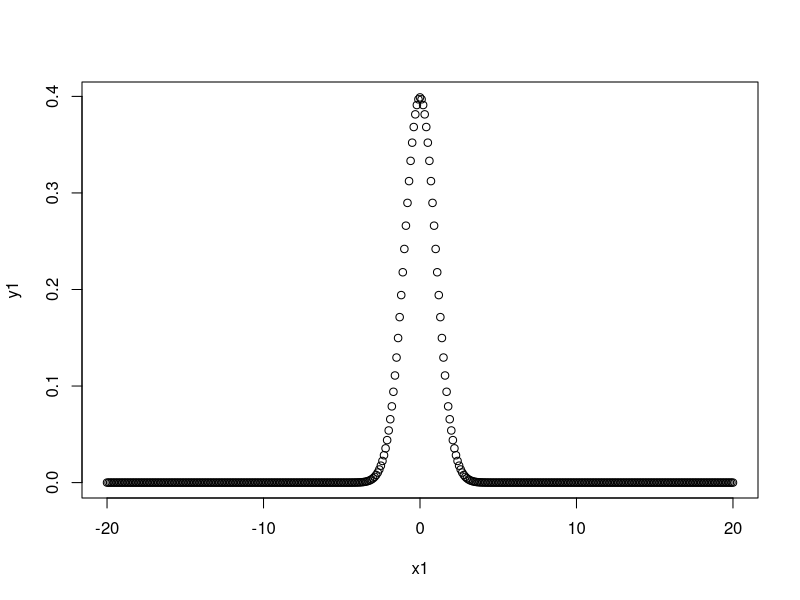
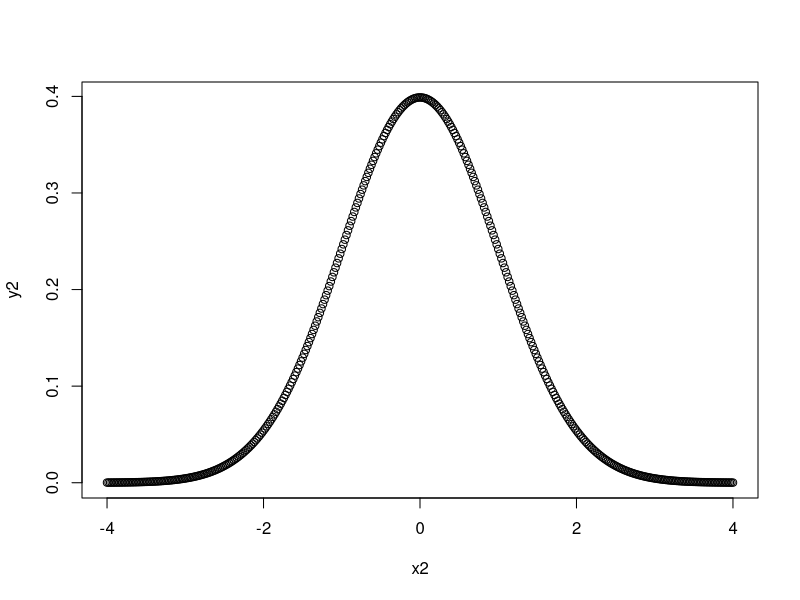
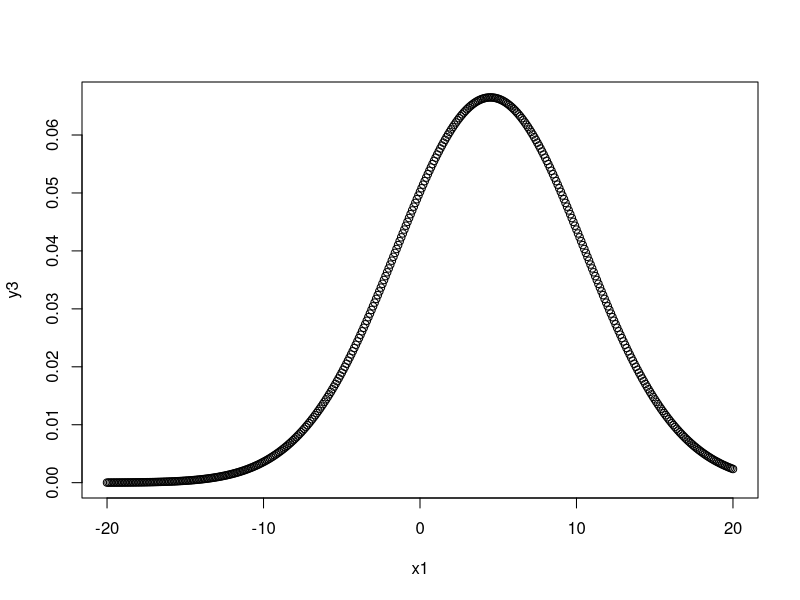
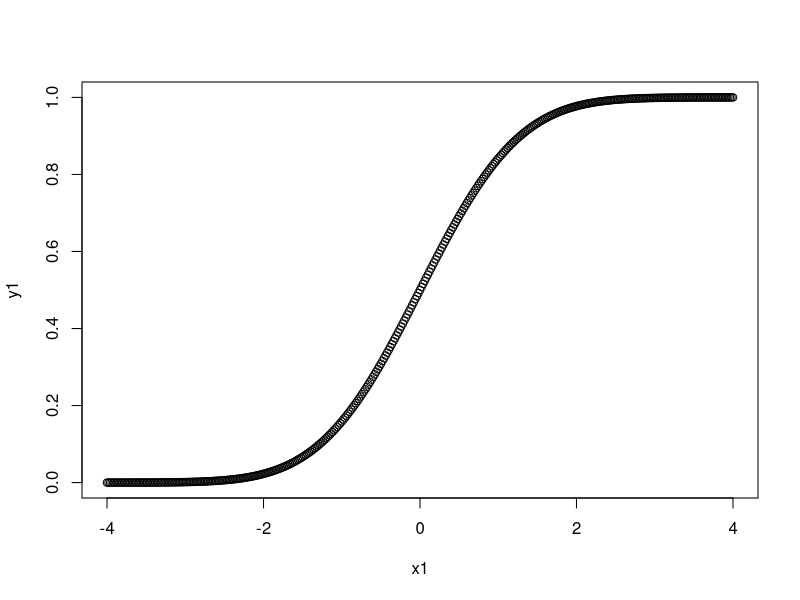
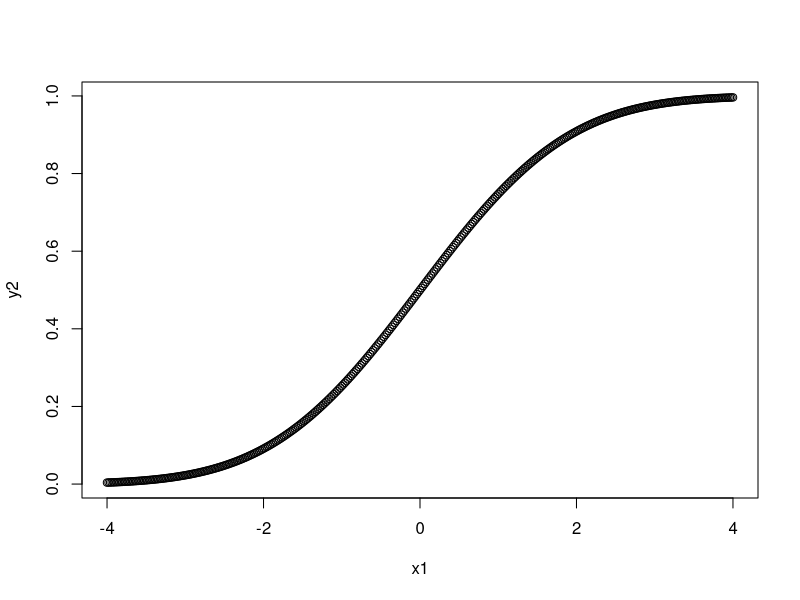
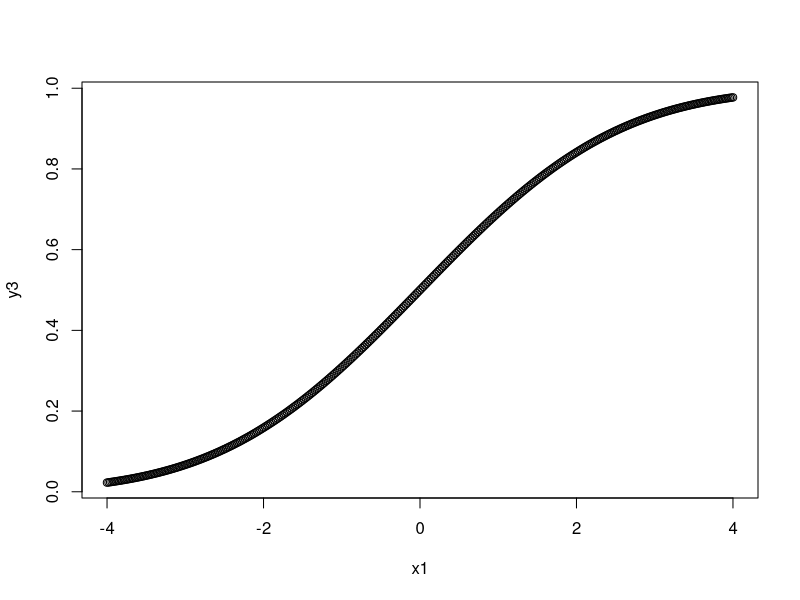
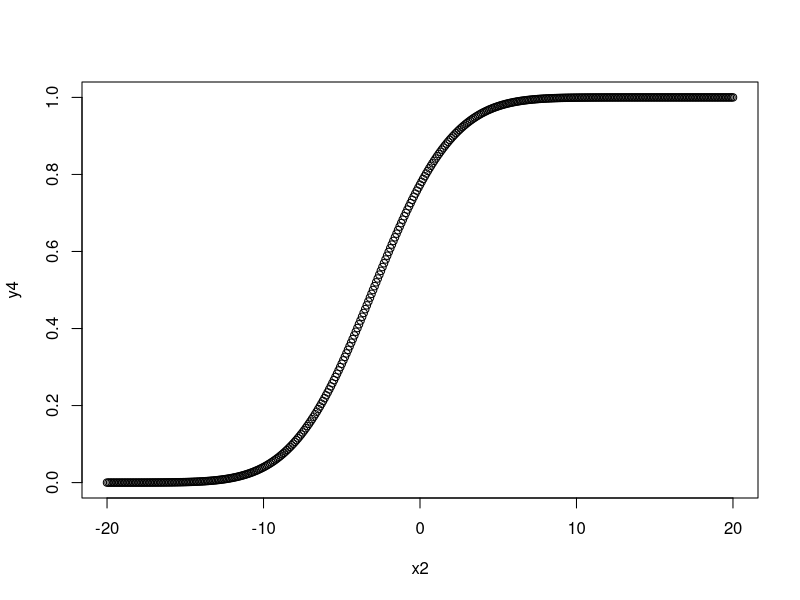
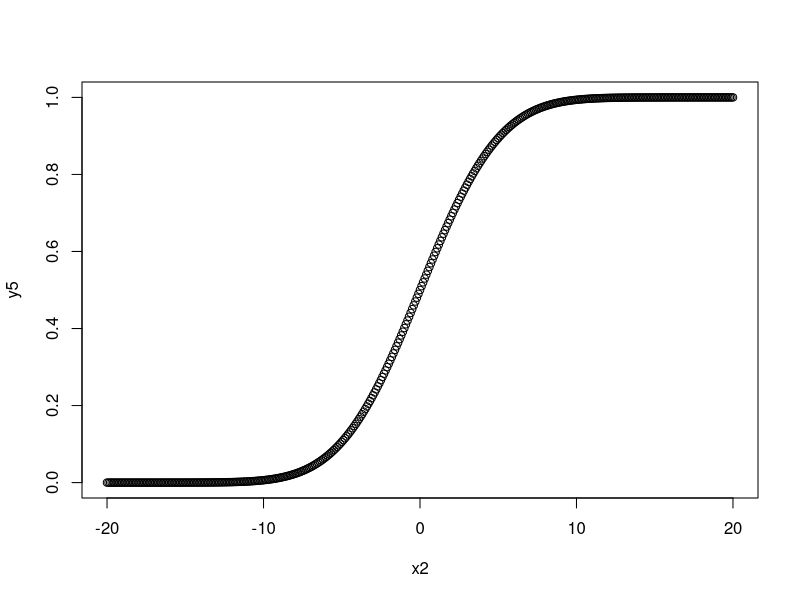

Generate these figures, in order, with R:
#########################################
#####   Probability Distributions   #####
#####     and Statistical Models    #####
#########################################

### Probability Distributions

# R provides a comprehensive set of statistical tables. 
# Functions are provided to evaluate the cumulative 
# distribution function P(X <= x), the probability 
# density function and the quantile function 
# (given q, the smallest x such that P(X <= x) > q), 
# and to simulate from the distribution. 

#   Distribution   R name   additional arguments
#   ------------   ------   --------------------
#   beta           beta     shape1, shape2, ncp 
#   binomial       binom    size, prob 
#   Cauchy         cauchy   location, scale 
#   chi-squared    chisq    df, ncp 
#   exponential    exp      rate 
#   F              f        df1, df2, ncp 
#   gamma          gamma    shape, scale 
#   geometric      geom     prob 
#   hypergeometric hyper    m, n, k 
#   log-normal     lnorm    meanlog, sdlog 
#   logistic       logis    location, scale 
#   negative       binomial nbinom size, prob 
#   normal         norm     mean, sd 
#   Poisson        pois     lambda 
#   signed         rank     signrank n 
#   Student's t    t        df, ncp 
#   uniform        unif     min, max 
#   Weibull        weibull  shape, scale 
#   Wilcoxon       wilcox   m, n 

# Prefix the name given here by 'd' for the 
# density, 'p' for the CDF, 'q' for the quantile
# function and 'r' for simulation (random deviates). 

# For every distribution there are four commands. 
# The commands for each distribution are prepended
# with a letter to indicate the functionality:

# "d" returns the height of the probability density function 
# "p" returns the cumulative density function 
# "q" returns the inverse cumulative density function (quantiles) 
# "r" returns randomly generated numbers 

# We look at the normal distribution
help(Normal)

# we first look at dnorm. Given a set of values 
# it returns the height of the probability 
# distribution at each point. 

# If you only give the points it assumes you
# want to use a mean of zero and standard 
# deviation of one. Also can use different
# values for the mean and standard deviation:
  
dnorm(0)
# [1] 0.3989423
dnorm(0)*sqrt(2*pi)
# [1] 1
dnorm(0,mean=4)
# [1] 0.0001338302
dnorm(0,mean=4,sd=10)
# [1] 0.03682701
v <- c(0,1,2)
dnorm(v)
# [1] 0.39894228 0.24197072 0.05399097
x1 <- seq(-20,20,by=.1);x1
x2 <- seq(-4,4,by=.02);x2
# dnorm(x1) assumes mean=0 and sd=1
dnorm(x1)
y1 <- dnorm(x1);y1
# dnorm(x2) assumes mean=0 and sd=1
y2 <- dnorm(x2);y2
plot(x1,y1)
# should "look" normal with mean=0, sd=1
plot(x2,y2)
# plot with mean=4.5 and sd=5
y3 <- dnorm(x1,mean=4.5,sd=6);y3
plot(x1,y3)

# Let's look at pnorm...Given a number 
# or a list it computes the probability
# that a normally distributed random 
# number will be less than that number. 

# This function also goes by the title
# "Cumulative Distribution Function." 

# It accepts the same options as dnorm:
pnorm(0)
# [1] 0.5
pnorm(1)
# [1] 0.8413447
pnorm(0,mean=2)
# [1] 0.02275013
pnorm(0,mean=2,sd=3)
# [1] 0.2524925
v <- c(0,1,2);v
pnorm(v)
# [1] 0.5000000 0.8413447 0.9772499
x1 <- seq(-4,4,by=.02);x1
x2 <- seq(-20,20,by=.1);x2
y1 <- pnorm(x1,sd=1);y1
y2 <- pnorm(x1,sd=1.5);y2
y3 <- pnorm(x1,sd=2);y3
# successively gets "flatter"
plot(x1,y1)
plot(x1,y2)
plot(x1,y3)
y4 <- pnorm(x2,mean=-3,sd=4);y4
y5 <- pnorm(x2,mean=0,sd=4);y5
y6 <- pnorm(x2,mean=3,sd=4);y6
# successively shifts to the right
plot(x2,y4)
plot(x2,y5)
plot(x2,y6)

# Others: Converting t-values to p-values
# 2-tailed p-value for t distribution
2*pt(-2.43, df = 13)

### Examining the distribution of a set of data
# Given a (univariate) set of data we can examine 
# its distribution in a large number of ways. 

# The simplest is to examine the numbers. 
# Two slightly different summaries are given
# by summary() and fivenum() and a display 
# of the numbers by stem ("stem and leaf" plot).  

# attach faithful data
attach(faithful)
str(faithful)
dim(faithful)
head(faithful)
summary(eruptions)
#   Min. 1st Qu.  Median    Mean 3rd Qu.    Max.
#  1.600   2.163   4.000   3.488   4.454   5.100

# Tukey's five number summary (minimum, lower-hinge,
# median, upper-hinge, maximum) for the input data:
fivenum(eruptions)
# [1] 1.6000 2.1585 4.0000 4.4585 5.1000

# stem-and-leaf plot
stem(eruptions)

# A stem-and-leaf plot is like a histogram:
hist(eruptions)
## make the bins smaller, make a plot of density
hist(eruptions, seq(1.6, 5.2, 0.2), prob=TRUE)
lines(density(eruptions, bw=0.1))
rug(eruptions) # show the actual data points

# We can plot the empirical cumulative distribution
# function by using the function ecdf.   
plot(ecdf(eruptions), 
     do.points=FALSE, 
     verticals=TRUE)

# This distribution is obviously far from 
# any standard distribution. How about the 
# right-hand mode, say eruptions of longer 
# than 3 minutes? Let us fit a normal 
# distribution and overlay the fitted CDF. 
long <- eruptions[eruptions > 3]
length(long)
plot(ecdf(long), 
     do.points=FALSE, 
     verticals=TRUE)
x <- seq(3, 5.4, 0.01)
lines(x, pnorm(x, mean=mean(long), 
               sd=sqrt(var(long))), lty=3)

# Quantile-quantile (Q-Q) plots can help us 
# examine this more carefully.    

# arrange for a square figure region
par(pty="s")
qqnorm(long) 
qqline(long)

# which shows a reasonable fit but a 
# shorter right tail than one would 
# expect from a normal distribution. 

# Let us compare this with some simulated 
# data from a t distribution:
x <- rt(250, df = 5)
qqnorm(x); qqline(x)

# which will usually (with a random sample) 
# show longer tails than expected for a normal.

# We can make a Q-Q plot against the generating
# distribution by 
qqplot(qt(ppoints(250), df = 5), x, 
       xlab = "Q-Q plot for t dsn")
qqline(x)

# Finally, we might want a more formal test of 
# agreement with normality (or not). R provides 
# the Shapiro-Wilk test   
shapiro.test(long)

#Shapiro-Wilk normality test

#data:  long
#W = 0.9793, p-value = 0.01052

### One and Two-Sample Tests
# So far we have compared a single sample
# to a normal distribution. A much more 
# common operation is to compare aspects
# of two samples. 

# Note that in R, all "classical" tests
# including the ones used below are in 
# package stats which is normally loaded. 

# Consider the following sets of data on
# the latent heat of the fusion of ice (cal/gm)
# from Rice (1995, p.490) 

# Method A: 79.98 80.04 80.02 80.04 80.03 80.03 80.04 79.97
# 80.05 80.03 80.02 80.00 80.02
# Method B: 80.02 79.94 79.98 79.97 79.97 80.03 79.95 79.97

# Boxplots provide a simple graphical 
# comparison of the two samples. 

A <- c(79.98, 80.04, 80.02, 80.04, 80.03,
       80.03, 80.04, 79.97, 80.05, 80.03,
       80.02, 80.00, 80.02)

B <- c(80.02, 79.94, 79.98, 79.97, 79.97,
       80.03, 79.95, 79.97)

boxplot(A, B)

# which shows that the first group tends to
# give higher results than the second.

# To test for the equality of the means 
# of the two examples, we can use an 
# unpaired t-test by   
t.test(A, B)

# which which does indicate a significant 
# difference, assuming normality. 

# By default the R function does not 
# assume equality of variances in the 
# two samples. 

# We can use the F test to test for 
# equality in the variances, provided 
# that the samples are from normal populations. 
var.test(A, B)

# which shows no evidence of a significant
# difference, and so we can use the classical
# t-test that assumes equality of the variances. 
t.test(A, B, var.equal=TRUE)

# All these tests assume normality of the
# two samples. The two-sample Wilcoxon 
# (or Mann-Whitney) test only assumes a 
# common continuous distribution under 
# the null hypothesis. 
wilcox.test(A, B)

# Note the warning: there are several 
# ties in each sample, which suggests 
# that these data are from a discrete 
# distribution (probably due to rounding). 

# There are several ways to compare graphically
# the two samples. We have already seen a pair 
# of boxplots. The following 
plot(ecdf(A), 
     do.points=FALSE, 
     verticals=TRUE, 
     xlim=range(A, B))
plot(ecdf(B), 
     do.points=FALSE, 
     verticals=TRUE, 
     add=TRUE)

# will show the two empirical CDFs, and qqplot
# will perform a Q-Q plot of the two samples.

### Defining Statistical Models; formulae

# Template is a linear regression model with
# independent, homoscedastic errors

# y_i = sum_{j=0}^p beta_j x_{ij} + e_i,     i = 1, ., n,

# where the e_i are NID(0,sigma^2).

# In matrix terms:

# y = X beta + e

# where y is the response vector, X is the model
# matrix or design matrix and has columns
# x_0, x+1,...x_p, the determining variables.

# Often x_0 will be a column of ones defining 
# an intercept term.

### Examples

# Suppose y, x, x0, x1, x2 are numeric variables,
# x is a matrix and A, B, C ... are factors. The
# following formulae on the left side below
# specify statistical models as described on right.

# y ~ x
# y ~ 1 + x

#   Both imply the same simple linear regression 
#   model of y on x. The first has an implicit 
#   intercept term, and the second an explicit one. 

# y ~ 0 + x
# y ~ -1 + xy ~ x - 1

#   Simple linear regression of y on x through 
#   the origin (that is, without an intercept term). 

# log(y) ~ x1 + x2

#   Multiple regression of the transformed variable, 
#   log(y), on x1 and x2 (with an implicit intercept term). 

# y ~ poly(x,2)y ~ 1 + x + I(x^2)

#   Polynomial regression of y on x of degree 2. 
#   The first form uses orthogonal polynomials, 
#   and the second uses explicit powers, as basis. 

# y ~ X + poly(x,2)

#   Multiple regression y with model matrix 
#   consisting of the matrix X as well as polynomial 
#   terms in x to degree 2. 

# y ~ A

#   Single classification analysis of variance model
#   of y, with classes determined by A. 

# y ~ A + x

#   Single classification analysis of covariance 
#   model of y, with classes determined by A, and
#   with covariate x. 

# y ~ A*B
# y ~ A + B + A:B
# y ~ B %in% A
# y ~ A/B

#   Two factor non-additive model of y on A and B. 
#   The first two specify the same crossed 
#   classification and the second two specify 
#   the same nested classification. 

#   In abstract terms all four specify
#   the same model subspace. 

# y ~ (A + B + C)^2y ~ A*B*C - A:B:C

#   Three factor experiment but with a model
#   containing main effects and two factor 
#   interactions only. Both formulae specify
#   the same model. 

# y ~ A * xy ~ A/xy ~ A/(1 + x) - 1

#   Separate simple linear regression models
#   of y on x within the levels of A, with 
#   different codings. The last form produces
#   explicit estimates of as many different 
#   intercepts and slopes as there are levels in A. 

# y ~ A*B + Error(C)

#   An experiment with two treatment factors,
#   A and B, and error strata determined by 
#   factor C. For example a split plot experiment, 
#   with whole plots (and hence also subplots), 
#   determined by factor C.

# The operator ~ is used to define a model 
# formula in R. The form, for an ordinary
# linear model, is 

#   response ~ op_1 term_1 op_2 term_2 op_3 term_3 .

# where 

# response 

#   is a vector or matrix, (or expression evaluating
#   to a vector or matrix) defining the response variable(s). 

# op_i 

#   is an operator, either + or -, implying the
#   inclusion or exclusion of a term in the model,
#   (the first is optional). 

# term_i

#   is either 

#     . a vector or matrix expression, or 1, 
#     . a factor, or 
#     . a formula expression consisting of 
#       factors, vectors or matrices connected
#       by formula operators. 

#   In all cases each term defines a collection
#   of columns either to be added to or removed
#   from the model matrix. A 1 stands for an 
#   intercept column and is by default included
#   in the model matrix unless explicitly removed. 

# The formula operators are similar in effect to
# the Wilkinson and Rogers notation used by such 
# programs as Glim and Genstat. One inevitable change
# is that the operator '.' becomes ':' since the 
# period is a valid name character in R. 

# The notation is summarized below (based on Chambers & Hastie, 1992, p.29): 
# Y ~ M
#   Y is modeled as M. 

# M_1 + M_2
#   Include M_1 and M_2.

# M_1 - M_2
#   Include M_1 leaving out terms of M_2.

# M_1 : M_2
#   The tensor product of M_1 and M_2. 
#   If both terms are factors, then 
#   the "subclasses" factor. 

# M_1 %in% M_2
#   Similar to M_1:M_2, but with a different coding. 

# M_1 * M_2
#   M_1 + M_2 + M_1:M_2. 

# M_1 / M_2
#   M_1 + M_2 %in% M_1. 

# M^n
#   All terms in M together with "interactions"
#   up to order n 

# I(M)
#   Insulate M. Inside M all operators have
#   their normal arithmetic meaning, and
#   that term appears in the model matrix. 

# Note that inside the parentheses that 
# usually enclose function arguments all 
# operators have their normal arithmetic 
# meaning. The function I() is an identity
# function used to allow terms in model 
# formulae to be defined using arithmetic
# operators. 

# Note particularly that the model formulae
# specify the columns of the model matrix, 
# the specification of the parameters being
# implicit. This is not the case in other 
# contexts, for example in specifying 
# nonlinear models. 

### Linear Models

# The basic function for fitting ordinary 
# multiple models is lm(), and a streamlined 
# version of the call is as follows:  

#   fitted.model <- lm(formula, data = data.frame)

# For example 

#   fm2 <- lm(y ~ x1 + x2, data = production)

# would fit a multiple regression model 
# of y on x1 and x2 (with implicit intercept term). 

### Generic Functions for Extracting Model Information

# The value of lm() is a fitted model object; 
# technically a list of results of class "lm". 
# Information about the fitted model can then
# be displayed, extracted, plotted and so on
# by using generic functions that orient 
# themselves to objects of class "lm". 

# These include 

#    add1    deviance   formula      predict  step
#    alias   drop1      kappa        print    summary
#    anova   effects    labels       proj     vcov
#    coef    family     plot         residuals

# A brief description of the most commonly used
# ones is given below.

# anova(object_1, object_2)
#   Compare a submodel with an outer model
#   and produce an analysis of variance table. 

# coef(object)
#   Extract the regression coefficient (matrix). 

#   Long form: coefficients(object). 

# deviance(object)
#   Residual sum of squares, weighted if appropriate. 

# formula(object)
#   Extract the model formula. 

# plot(object)
#   Produce four plots, showing residuals,
#   fitted values and some diagnostics. 

# predict(object, newdata=data.frame)
#   The data frame supplied must have 
#   variables specified with the same labels as the original. 
#   The value is a vector or matrix of predicted values
#   corresponding to the determining variable values in data.frame. 

# print(object)
#   Print a concise version of the object. 
#   Most often used implicitly. 

# residuals(object)
#   Extract the (matrix of) residuals,
#   weighted as appropriate. 

#   Short form: resid(object). 

# step(object)
#   Select a suitable model by adding or
#   dropping terms and preserving hierarchies.
#   The model with the smallest value of AIC
#   (Akaike's An Information Criterion) 
#   discovered in the stepwise search is
#   returned. 

# summary(object)
#   Print a comprehensive summary of the
#   results of the regression analysis. 

# vcov(object)
#   Returns the variance-covariance
#   matrix of the main parameters of 
#   a fitted model object.

### Analysis of Variance and model comparison






















